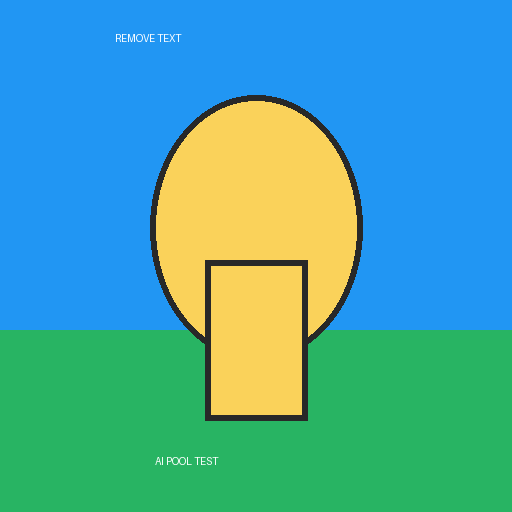
#> input picture backend/tmp_image_source.png, 512 x 512 px
$ python detect_text_mask.py --input ../tmp_image_source.png
#> lines starting #> are read from the running program, lines starting #| are printed output that depends on the picture; after the words box and inside, x2 and y2 are one past the last pixel; in counts of white or black regions, pixels touching at a corner belong together
#!/usr/bin/env python3
"""Detect selectable text regions for text removal preview.

This is a precision-first detector. It does not expose raw OpenCV texture
contours as user-selectable text boxes. Instead it classifies the image and uses
specialized strategies for common AI Space inputs:

- game/ui screenshots: detect bright text over dark UI/dialogue panels
- code/web screenshots: detect text lines over flat UI backgrounds
- receipt/document photos: detect printed/handwritten text-like strokes on paper

Output stays backward compatible with the existing preview endpoint while adding
metadata for better UX and repair routing.
"""

from __future__ import annotations

import argparse
import json
import os
import shutil
import subprocess
import sys
from collections import defaultdict
from pathlib import Path

import cv2
import numpy as np
from PIL import Image, ImageOps


def clamp(v: int, lo: int, hi: int) -> int:
    return max(lo, min(hi, int(v)))


def bbox_area(b: list[int]) -> int:
    return max(0, b[2] - b[0]) * max(0, b[3] - b[1])


def merge_boxes(boxes: list[list[int]], x_gap: int, y_overlap_ratio: float = 0.35) -> list[list[int]]:
    if not boxes:
        return []
    boxes = sorted(boxes, key=lambda b: (b[1], b[0]))
    lines: list[list[list[int]]] = []
    for b in boxes:
        placed = False
        by1, by2 = b[1], b[3]
        bh = max(1, by2 - by1)
        for line in lines:
            ly1 = min(x[1] for x in line)
            ly2 = max(x[3] for x in line)
            inter = max(0, min(by2, ly2) - max(by1, ly1))
            if inter / float(min(bh, max(1, ly2 - ly1))) >= y_overlap_ratio:
                line.append(b)
                placed = True
                break
        if not placed:
            lines.append([b])
    merged: list[list[int]] = []
    for line in lines:
        line = sorted(line, key=lambda b: b[0])
        cur = line[0][:]
        for b in line[1:]:
            if b[0] - cur[2] <= x_gap:
                cur = [min(cur[0], b[0]), min(cur[1], b[1]), max(cur[2], b[2]), max(cur[3], b[3])]
            else:
                merged.append(cur)
                cur = b[:]
        merged.append(cur)
    return merged


def classify_image(rgb: np.ndarray) -> dict:
    h, w = rgb.shape[:2]
    hsv = cv2.cvtColor(rgb, cv2.COLOR_RGB2HSV)
    gray = cv2.cvtColor(rgb, cv2.COLOR_RGB2GRAY)
    sat = hsv[:, :, 1]
    val = hsv[:, :, 2]

    # Receipt/document photos often have a large pink/white low-saturation paper
    # area and non-axis-aligned real-world background.
    mean = rgb.reshape(-1, 3).mean(axis=0)
    paper_mask = (
        (rgb[:, :, 0] > 125)
        & (rgb[:, :, 1] > 70)
        & (rgb[:, :, 1] < 220)
        & (rgb[:, :, 2] > 75)
        & (rgb[:, :, 2] < 220)
        & (rgb[:, :, 0] > rgb[:, :, 1] + 10)
        & (rgb[:, :, 0] > rgb[:, :, 2] + 10)
        & (sat > 18)
    )
    paper_fraction = float(np.mean(paper_mask))
    paper_like = ((mean[0] > 130 and mean[1] > 95 and mean[2] > 95 and float(np.mean(sat < 120)) > 0.25) or paper_fraction > 0.12)
    pinkish = (mean[0] > mean[1] + 6 and mean[0] > mean[2] + 3) or paper_fraction > 0.12

    # Code/devtools screenshots have large flat bright UI surfaces and many dark
    # small components spread across the canvas.
    bright_flat = float(np.mean(val > 210)) > 0.45 and float(np.mean(sat < 70)) > 0.55

    bottom = rgb[int(h * 0.55):]
    bottom_gray = gray[int(h * 0.55):]
    dark_bottom = float(np.mean(bottom_gray < 70)) > 0.25
    bright_text_bottom = float(np.mean((bottom_gray > 150))) > 0.015

    if paper_like and pinkish and paper_fraction > 0.12:
        image_type = "receipt_document"
    elif bright_flat:
        image_type = "code_ui_screenshot"
    elif dark_bottom and bright_text_bottom:
        image_type = "game_ui_screenshot"
    else:
        image_type = "general_image"
    return {
        "image_type": image_type,
        "width": w,
        "height": h,
        "mean_rgb": [round(float(x), 2) for x in mean],
    }


# [49 lines left out: functions available_tesseract_langs, choose_tesseract_lang, is_meaningful_ocr_text, not called in this run]


def run_tesseract(image_path: str, image_type: str, timeout: int = 8) -> list[dict]:
    if not shutil.which("tesseract"):
        return []
    lang = choose_tesseract_lang(image_type)
    if not lang:
        return []
    with Image.open(image_path) as im:
        source = ImageOps.exif_transpose(im).convert("RGB")
    w, h = source.size
    crop = source
    x_offset = 0
    y_offset = 0
    if image_type == "game_ui_screenshot" and h > 480:
        y_offset = int(h * 0.50)
        crop = source.crop((0, y_offset, w, h))
    max_w = 1600 if image_type in {"receipt_document", "code_ui_screenshot"} else 1280
    scale = 1.0
    if crop.size[0] > max_w:
        scale = max_w / float(crop.size[0])
        crop = crop.resize((max_w, max(1, round(crop.size[1] * scale))), Image.Resampling.LANCZOS)
    tmp = str(Path(image_path).with_suffix(f".tesseract-{image_type}.png"))
    ImageOps.grayscale(crop).save(tmp)
    psm = "6" if image_type in {"game_ui_screenshot", "code_ui_screenshot"} else "11"
    cmd = ["tesseract", tmp, "stdout", "-l", lang, "--psm", psm, "tsv"]
    try:
        proc = subprocess.run(cmd, stdout=subprocess.PIPE, stderr=subprocess.PIPE, text=True, timeout=timeout)
    except subprocess.TimeoutExpired:
        print("[detect_text_mask] tesseract timed out", file=sys.stderr)
        return []
    if proc.returncode != 0:
        print(f"[detect_text_mask] tesseract failed: {proc.stderr.strip()}", file=sys.stderr)
        return []
    lines = proc.stdout.splitlines()
    if not lines:
        return []
    header = lines[0].split("\t")
    col = {name: i for i, name in enumerate(header)}
    required = {"level", "page_num", "block_num", "par_num", "line_num", "left", "top", "width", "height", "conf", "text"}
    if not required.issubset(col):
        return []
    rows: list[dict] = []
    min_conf = 30 if image_type in {"code_ui_screenshot", "receipt_document"} else 50
    for raw in lines[1:]:
        parts = raw.split("\t")
        if len(parts) < len(header):
            continue
        text = parts[col["text"]].strip()
        if not is_meaningful_ocr_text(text, image_type):
            continue
        try:
            conf = float(parts[col["conf"]])
            x = int(float(parts[col["left"]]) / scale) + x_offset
            y = int(float(parts[col["top"]]) / scale) + y_offset
            ww = int(float(parts[col["width"]]) / scale)
            hh = int(float(parts[col["height"]]) / scale)
        except Exception:
            continue
        if conf < min_conf or ww < 2 or hh < 4:
            continue
        if ww > w * 0.96 or hh > h * 0.35:
            continue
        rows.append({
            "key": (parts[col["page_num"]], parts[col["block_num"]], parts[col["par_num"]], parts[col["line_num"]]),
            "bbox": [x, y, x + ww, y + hh],
            "text": text,
            "confidence": conf,
        })
    grouped: dict[tuple[str, str, str, str], list[dict]] = defaultdict(list)
    for row in rows:
        grouped[row["key"]].append(row)
    regions: list[dict] = []
    for group in grouped.values():
        if not group:
            continue
        x1 = min(r["bbox"][0] for r in group)
        y1 = min(r["bbox"][1] for r in group)
        x2 = max(r["bbox"][2] for r in group)
        y2 = max(r["bbox"][3] for r in group)
        text = "".join(r["text"] for r in group) if any(ord(ch) > 127 for r in group for ch in r["text"]) else " ".join(r["text"] for r in group)
        conf = sum(float(r["confidence"]) for r in group) / len(group)
        if not is_meaningful_ocr_text(text, image_type):
            continue
        regions.append(make_region([x1, y1, x2, y2], text.strip(), round(conf / 100.0, 3), "tesseract", image_type))
    return sorted(regions, key=lambda r: (r["bbox"][1], r["bbox"][0]))[:80]


# [23 lines left out: function make_region, not called in this run]


def detect_bright_text_regions(rgb: np.ndarray, image_type: str) -> list[dict]:
    """Local high-precision text-like region detector for UI/code/receipt images.

    It returns line/word boxes without pretending to know OCR content. This fills
    the gap when Tesseract fails but the text is visually obvious.
    """
    h, w = rgb.shape[:2]
    hsv = cv2.cvtColor(rgb, cv2.COLOR_RGB2HSV)
    gray = cv2.cvtColor(rgb, cv2.COLOR_RGB2GRAY)
    if image_type == "game_ui_screenshot":
        # Game dialogue/caption text usually sits in the bottom UI band. Avoid
        # scanning the lower battle scene: white highlights on corpses/clothes
        # are otherwise indistinguishable from text by local morphology.
        roi_y = int(h * 0.72)
        work = np.zeros_like(gray)
        # bright low-saturation UI text in the actual dark dialogue/UI band.
        # This avoids selecting white highlights on characters/ground in the scene.
        mask = ((gray > 145) & (hsv[:, :, 1] < 120)).astype(np.uint8) * 255
        work[roi_y:, :] = mask[roi_y:, :]
        kx, ky = max(9, w // 180), max(3, h // 360)
        x_gap = max(16, w // 90)
        region_type = "ui_text"
        repair = "uniform_fill"
    elif image_type == "code_ui_screenshot":
        # dark/colored text over bright flat UI backgrounds
        mask = ((gray < 185) & (hsv[:, :, 1] < 210)).astype(np.uint8) * 255
        work = mask
        kx, ky = max(12, w // 140), max(2, h // 600)
        x_gap = max(10, w // 160)
        region_type = "code_line"
        repair = "uniform_fill"
    elif image_type == "receipt_document":
        # Receipt/document mode must recall printed text, handwriting, serial
        # numbers, red/orange stamps and low-contrast small text on pink paper.
        # Use a broader ink mask than UI/game modes; this is later marked
        # medium-risk so users can deselect noisy document/background boxes.
        hue = hsv[:, :, 0]
        sat = hsv[:, :, 1]
        val = hsv[:, :, 2]
        # Do not require the ink pixel itself to be pink/paper-colored: actual
        # printed strokes are dark brown/black and handwriting is blue/black.
        dark_ink = gray < 198
        red_or_orange_ink = ((hue < 38) | (hue > 150)) & (sat > 12) & (val < 255)
        blue_handwriting = (hue > 72) & (hue < 150) & (sat > 10) & (val < 248)
        # Low-contrast receipt print/stamps can be close to paper color; edge
        # strokes recover faint serial/date/stamp text without relying on OCR.
        edges = cv2.Canny(gray, 35, 105)
        low_contrast_edges = (edges > 0) & (sat > 8) & (val < 245)
        mask = (dark_ink | red_or_orange_ink | blue_handwriting | low_contrast_edges).astype(np.uint8) * 255
        work = mask
        kx, ky = max(5, w // 300), max(2, h // 520)
        x_gap = max(10, w // 150)
        region_type = "document_text"
        repair = "paper_fill_or_inpaint"
    else:
        return []
    work = cv2.morphologyEx(work, cv2.MORPH_OPEN, cv2.getStructuringElement(cv2.MORPH_RECT, (2, 2)))
    contours, _ = cv2.findContours(work, cv2.RETR_EXTERNAL, cv2.CHAIN_APPROX_SIMPLE)
    glyphs: list[list[int]] = []
    area_total = w * h
    for cnt in contours:
        x, y, ww, hh = cv2.boundingRect(cnt)
        area = cv2.contourArea(cnt)
        if area < max(4, area_total // 900000):
            continue
        if ww < 2 or hh < 4:
            continue
        if hh > h * (0.08 if image_type != "receipt_document" else 0.16):
            continue
        if ww > w * 0.8 or bbox_area([x, y, x + ww, y + hh]) > area_total * 0.06:
            continue
        # reject square/solid icons unless receipt/document where logos may be text-like
        fill = float(np.count_nonzero(work[y:y+hh, x:x+ww])) / float(max(1, ww * hh))
        aspect = ww / float(hh)
        if image_type != "receipt_document" and fill > 0.82 and aspect < 1.6 and max(ww, hh) > 12:
            continue
        glyphs.append([x, y, x + ww, y + hh])
    merged = merge_boxes(glyphs, x_gap=x_gap, y_overlap_ratio=0.25)
    # Merge one more time with horizontal kernels to produce user-friendly line/word boxes.
    regions: list[dict] = []
    for b in merged:
        bw, bh = b[2] - b[0], b[3] - b[1]
        if bw < 8 or bh < 6:
            continue
        if image_type == "game_ui_screenshot":
            cx = (b[0] + b[2]) / 2.0 / max(1, w)
            cy = (b[1] + b[3]) / 2.0 / max(1, h)
            # Keep only main dialogue text band, right-bottom UI buttons,
            # and the left-bottom speaker-name label. Exclude avatar/body areas.
            in_dialogue = 0.24 <= cx <= 0.86 and 0.80 <= cy <= 0.91
            in_right_buttons = 0.84 <= cx <= 0.99 and 0.86 <= cy <= 0.98
            in_speaker_name = 0.10 <= cx <= 0.24 and 0.88 <= cy <= 0.99
            if not (in_dialogue or in_right_buttons or in_speaker_name):
                continue
        if image_type == "code_ui_screenshot" and bw < 14:
            continue
        risk = "medium" if image_type == "receipt_document" else "low"
        reg = make_region(b, "", 0.62, "local-vision", image_type, region_type)
        reg["repair_strategy"] = repair
        reg["risk"] = risk
        regions.append(reg)
    regions = sorted(regions, key=lambda r: (r["bbox"][1], r["bbox"][0]))
    return regions[:120]


def detect_receipt_color_marks(rgb: np.ndarray) -> list[dict]:
    """Supplement receipt detection with colored serial/stamp/handwriting boxes."""
    h, w = rgb.shape[:2]
    hsv = cv2.cvtColor(rgb, cv2.COLOR_RGB2HSV)
    gray = cv2.cvtColor(rgb, cv2.COLOR_RGB2GRAY)
    hue, sat, val = hsv[:, :, 0], hsv[:, :, 1], hsv[:, :, 2]
    # Red/orange serial numbers and PAID stamps; blue/black handwriting.
    red = (((hue < 24) | (hue > 168)) & (sat > 35) & (val < 245)).astype(np.uint8) * 255
    blue = ((hue > 82) & (hue < 140) & (sat > 28) & (val < 235)).astype(np.uint8) * 255
    masks = [(red, "receipt_red_mark"), (blue, "receipt_handwriting")]
    regions: list[dict] = []
    for mask, typ in masks:
        mask = cv2.morphologyEx(mask, cv2.MORPH_OPEN, cv2.getStructuringElement(cv2.MORPH_RECT, (2, 2)))
        # Link digits/letters within the same printed number/stamp/handwritten word.
        kernel = cv2.getStructuringElement(cv2.MORPH_RECT, (max(9, w // 120), max(3, h // 360)))
        linked = cv2.morphologyEx(mask, cv2.MORPH_CLOSE, kernel, iterations=1)
        contours, _ = cv2.findContours(linked, cv2.RETR_EXTERNAL, cv2.CHAIN_APPROX_SIMPLE)
        for cnt in contours:
            x, y, ww, hh = cv2.boundingRect(cnt)
            area = int(np.count_nonzero(mask[y:y+hh, x:x+ww]))
            if area < max(10, (w*h)//900000):
                continue
            if ww < 8 or hh < 5 or ww > w * 0.45 or hh > h * 0.18:
                continue
            aspect = ww / float(hh)
            if aspect < 0.25 or aspect > 28:
                continue
            # Ignore large bottom UI text if a user accidentally screenshots the AI Space page.
            if y > h * 0.70 and typ == "receipt_red_mark":
                continue
            r = make_region([x, y, x + ww, y + hh], "", 0.58, "color-mark", "receipt_document", typ)
            r["repair_strategy"] = "paper_fill_or_inpaint"
            r["risk"] = "medium"
            regions.append(r)
    return regions


def dedupe_regions(regions: list[dict]) -> list[dict]:
    out: list[dict] = []
    for r in sorted(regions, key=lambda x: (bbox_area(x["bbox"]), x["confidence"]), reverse=True):
        x1, y1, x2, y2 = r["bbox"]
        keep = True
        for e in out:
            a1, b1, a2, b2 = e["bbox"]
            ix1, iy1 = max(x1, a1), max(y1, b1)
            ix2, iy2 = min(x2, a2), min(y2, b2)
            if ix1 < ix2 and iy1 < iy2:
                inter = (ix2 - ix1) * (iy2 - iy1)
                smaller = min(bbox_area(r["bbox"]), bbox_area(e["bbox"]))
                if smaller and inter / smaller > 0.72:
                    keep = False
                    break
        if keep:
            out.append(r)
    return sorted(out, key=lambda r: (r["bbox"][1], r["bbox"][0]))


def main() -> int:
    parser = argparse.ArgumentParser(description="Detect text regions for removal preview")
    parser.add_argument("--input", required=True, help="Input source image path")
    parser.add_argument("--sub-mode", default="auto", choices=["auto", "manual", "screenshot", "poster", "watermark"], help="Detection strategy")
    args = parser.parse_args()

    input_path = Path(args.input)
    if not input_path.exists():
        print(json.dumps({"ok": False, "error": f"input_not_found: {input_path}"}, ensure_ascii=False), file=sys.stderr)
        return 2

    try:
        with Image.open(input_path) as im:
#> im is the input picture: PIL image 512x512 RGB; mean R, G, B 72.5, 167, 166
            source = ImageOps.exif_transpose(im).convert("RGB")
            width, height = source.size
        rgb = np.array(source)
        info = classify_image(rgb)
#> in classify_image, `sat = hsv[:, :, 1]`:
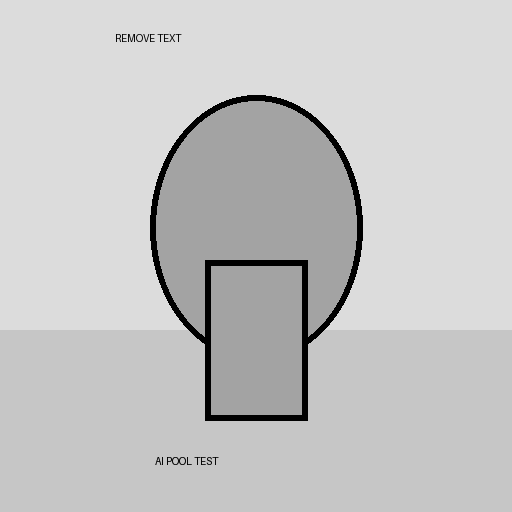
#> sat: shape (512, 512); min 0, max 220, mean 197.4
#> in classify_image, `val = hsv[:, :, 2]`:
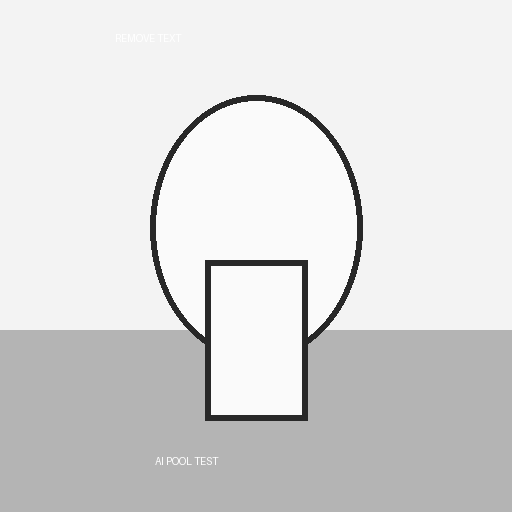
#> val: shape (512, 512); min 40, max 255, mean 219
#> in classify_image, `mean = rgb.reshape(-1, 3).mean(axis=0)`: mean = [72.5, 167, 166]
#> in classify_image, `paper_mask = ( (rgb[:, :, 0] > 125) & (rgb[:, :, 1] > 70) & (rgb[:, :,..`:
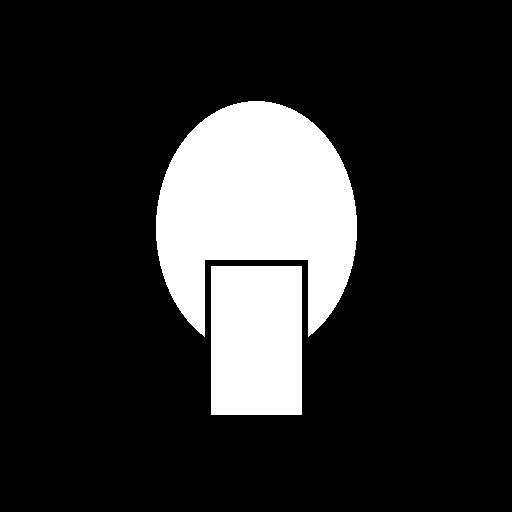
#> paper_mask: shape (512, 512) bool; 17% white; 2 white regions, box (x1, y1, x2, y2) and area: (156, 101, 357, 337) 30949, (211, 266, 302, 415) 13559
#> in classify_image, `paper_fraction = float(np.mean(paper_mask))`: paper_fraction = 0.17
#> in classify_image, `paper_like = ((mean[0] > 130 and mean[1] > 95 and mean[2] > 95 and flo..`: paper_like = True
#> in classify_image, `bright_flat = float(np.mean(val > 210)) > 0.45 and float(np.mean(sat <..`: bright_flat = False
#> in classify_image, `bottom = rgb[int(h * 0.55):]`:
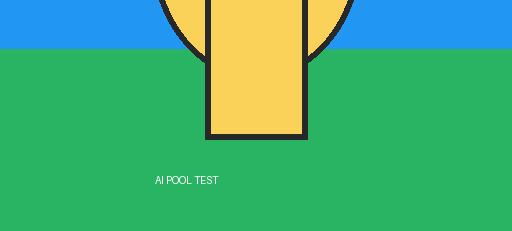
#> bottom: shape (231, 512, 3); mean R, G, B 65.7, 176, 116.9
#> in classify_image, `bottom_gray = gray[int(h * 0.55):]`:
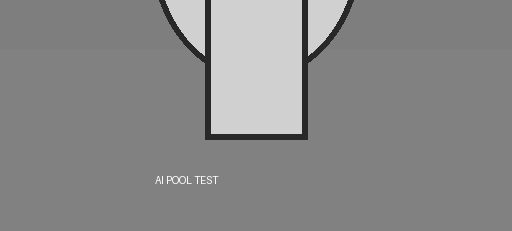
#> bottom_gray: shape (231, 512); min 40, max 253, mean 136.3
#> in classify_image, `bright_text_bottom = float(np.mean((bottom_gray > 150))) > 0.015`: bright_text_bottom = True
#> info = {'image_type': 'receipt_document', 'width': 512, 'height': 512, 'mean_rgb': [72.5, 167, 166]}
        image_type = info["image_type"]
#> image_type = 'receipt_document'
        fallback_reason = ""

        ocr_regions = run_tesseract(str(input_path), image_type)
#> ocr_regions = []
        local_regions = detect_bright_text_regions(rgb, image_type)
#> in detect_bright_text_regions, `hue = hsv[:, :, 0]`:
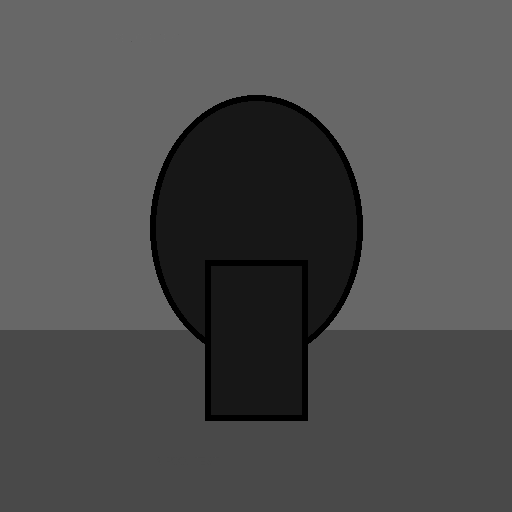
#> hue: shape (512, 512); min 0, max 105, mean 77.2
#> in detect_bright_text_regions, `work = cv2.morphologyEx(work, cv2.MORPH_OPEN, cv2.getStructuringElemen..`:
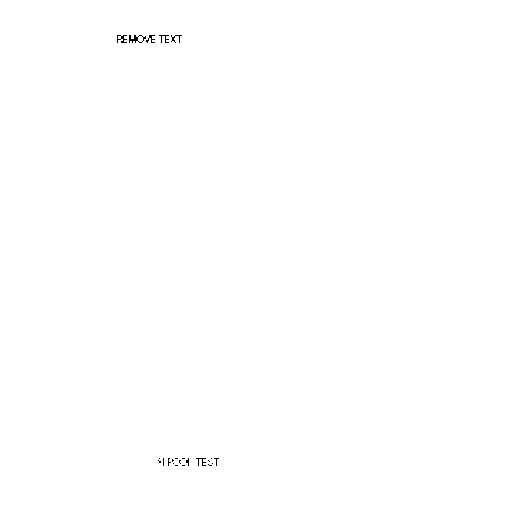
#> work: shape (512, 512); 99.9% white; black in thin lines or dots, all inside (x1, y1, x2, y2) = (117, 35, 219, 466)
#> in detect_bright_text_regions, `contours, _ = cv2.findContours(work, cv2.RETR_EXTERNAL, cv2.CHAIN_APPR..`: contours = [[[0, 0], [0, 511], [511, 511], [511, 0]]]
#> the loop in detect_bright_text_regions, `for cnt in contours:` made 1 pass
#> (cnt, x, y, ww, hh, area) on pass 1: ([[0, 0], [0, 511], [511, 511], [511, 0]], 0, 0, 512, 512, 261121)
#> after the loop in detect_bright_text_regions, `for cnt in contours:`: glyphs = []
#> local_regions = []
        color_regions = detect_receipt_color_marks(rgb) if image_type == "receipt_document" else []
#> the loop in detect_receipt_color_marks, `for mask, typ in masks:` made 2 passes
#> typ on passes 1 to 2: 'receipt_red_mark', 'receipt_handwriting'
#> color_regions = []
        regions = dedupe_regions(ocr_regions + local_regions + color_regions)
#> regions = []
        if image_type == "game_ui_screenshot":
            filtered = []
            for r in regions:
                b = r["bbox"]
                cx = (b[0] + b[2]) / 2.0 / max(1, width)
                cy = (b[1] + b[3]) / 2.0 / max(1, height)
                in_dialogue = 0.24 <= cx <= 0.86 and 0.80 <= cy <= 0.91
                in_right_buttons = 0.84 <= cx <= 0.99 and 0.86 <= cy <= 0.98
                in_speaker_name = 0.10 <= cx <= 0.24 and 0.88 <= cy <= 0.99
                if in_dialogue or in_right_buttons or in_speaker_name:
                    filtered.append(r)
            regions = filtered
        detector = "hybrid" if ocr_regions and local_regions else ("tesseract" if ocr_regions else ("local-vision" if local_regions else "none"))
#> detector = 'none'
        if not regions:
            fallback_reason = "no_stable_text_regions"

        print(json.dumps({
            "ok": True,
            "width": width,
            "height": height,
            "detector": detector,
            "image_type": image_type,
            "analysis": info,
            "regions": regions,
            "count": len(regions),
            "fallback_reason": fallback_reason,
        }, ensure_ascii=False))
#> (printed output is left out)
        return 0
    except Exception as exc:
        print(json.dumps({"ok": False, "error": str(exc)}, ensure_ascii=False), file=sys.stderr)
        return 1


if __name__ == "__main__":
    raise SystemExit(main())
#> (the program exits here)
